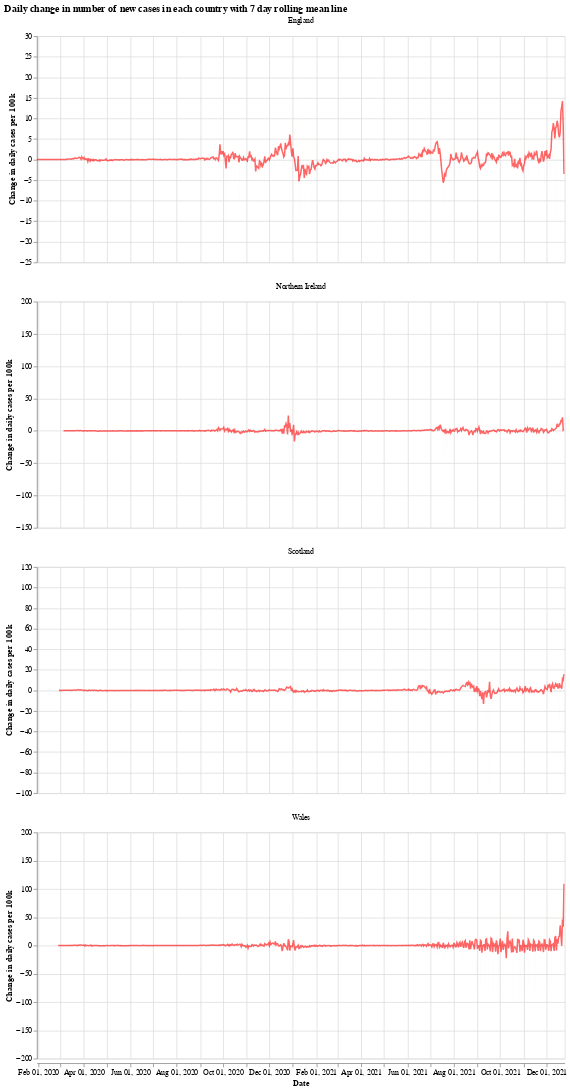

Here is the notebook cell this chart was saved with:
### Markdown cell above
We will use the Python library `Altair` for visualising the data, see the [altair docs](https://altair-viz.github.io/) for more information.

First we have a graph which shows the daily change in the number of new cases for each country. This number jumps up and down all over the place, which is likely due to delay in reporting of new cases over the weekend. Another interesting thing is that it looks like the daily cases in Wales experienced a much shorter period of calm over the summer (calm in the sense of daily cases not jumping up and down).

The orange bars are days when the number of new cases (per 100k population) was more than the previous day, while the blue are days when the number of new cases dropped. The red line is the 7 day moving average. 

When the moving average line is below 0, it means that there is a consistent drop in new cases. We can see this clearly happening around the times that lockdowns were introduced (though, to varying degrees). I will update the graphs soon with a marker of when each lockdown started.

### Code cell
# collapse
import altair as alt

bars = alt.Chart(uk_cases).mark_bar().encode(
    x=alt.X("yearmonthdate(date):T", axis=alt.Axis(title='Date')),
    y=alt.Y("casesChangeRate:Q", axis=alt.Axis(title='Change in daily cases per 100k')),
    tooltip='casesChange',
    color=alt.condition(
        alt.datum.casesChangeRate > 0,
        alt.value("orange"),  # The positive color
        alt.value("blue")  # The negative color
    )
).properties(title='Daily change in number of new cases with 7 day rolling mean',width=700).interactive()

line = alt.Chart(uk_cases).mark_line(
    color='red',
    size=2,
    opacity=0.6
).transform_window(
    rolling_mean='mean(casesChangeRate)',
    frame=[0, 7],
    groupby=['areaName']
).encode(
    x='yearmonthdate(date):T',
    y='rolling_mean:Q'
)

alt.layer(bars, line, data=uk_cases).facet(alt.Column(
    'areaName', title=''), columns=1).resolve_scale(y='independent').properties(title='Daily change in number of new cases in each country with 7 day rolling mean line')

### Figure 1 — Vega-Lite specification as saved in the notebook (floating-point values rounded to 4 significant figures; data arrays with more than 128 entries replaced by an {"elided": "..."} marker saying what was removed)
{"config": {"view": {"continuousWidth": 400, "continuousHeight": 300}}, "data": {"name": "data-b0352fb0684ceb6e527c3764f22724b8"}, "facet": {"type": "nominal", "field": "areaName", "title": ""}, "spec": {"layer": [{"mark": "bar", "encoding": {"color": {"condition": {"value": "orange", "test": "(datum.casesChangeRate > 0)"}, "value": "blue"}, "tooltip": {"type": "quantitative", "field": "casesChange"}, "x": {"type": "temporal", "axis": {"title": "Date"}, "field": "date", "timeUnit": "yearmonthdate"}, "y": {"type": "quantitative", "axis": {"title": "Change in daily cases per 100k"}, "field": "casesChangeRate"}}, "selection": {"selector001": {"type": "interval", "bind": "scales", "encodings": ["x", "y"]}}, "title": "Daily change in number of new cases with 7 day rolling mean", "width": 700}, {"mark": {"type": "line", "color": "red", "opacity": 0.6, "size": 2}, "encoding": {"x": {"type": "temporal", "field": "date", "timeUnit": "yearmonthdate"}, "y": {"type": "quantitative", "field": "rolling_mean"}}, "transform": [{"window": [{"op": "mean", "field": "casesChangeRate", "as": "rolling_mean"}], "frame": [0, 7], "groupby": ["areaName"]}]}]}, "columns": 1, "resolve": {"scale": {"y": "independent"}}, "title": "Daily change in number of new cases in each country with 7 day rolling mean line", "$schema": "https://vega.github.io/schema/vega-lite/v4.8.1.json", "datasets": {"data-b0352fb0684ceb6e527c3764f22724b8": {"elided": "2688 records"}}}
